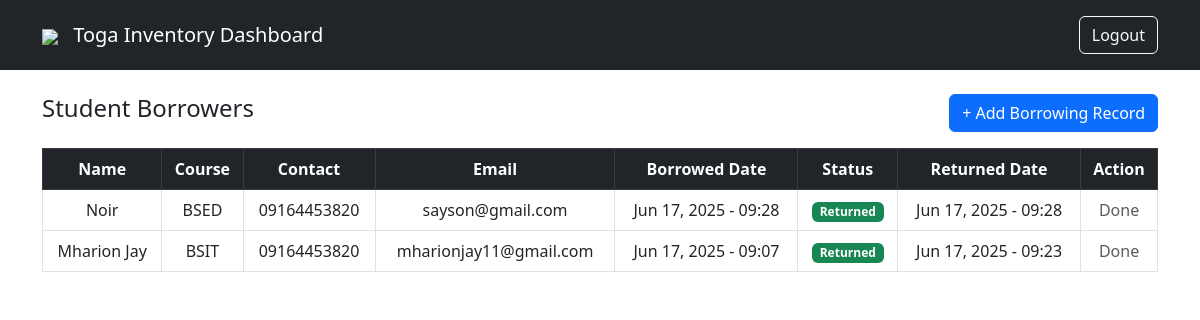
/dashboard/ (signed in), run on the app's committed database.
### system/models.py (models this page shows, shortened)
class Student(models.Model):
    STATUS_CHOICES = [
        ('Borrowed', 'Borrowed'),
        ('Returned', 'Returned'),
    ]
    fullname = models.CharField(max_length=255, default='Unknown')
    email = models.EmailField(default='example@example.com')
    contact_number = models.CharField(max_length=20, default='N/A')
    course = models.CharField(max_length=100, default='Undeclared')
    borrowed_date = models.DateTimeField(auto_now_add=True)
    status = models.CharField(max_length=20, choices=STATUS_CHOICES, default='Borrowed')
    returned_date = models.DateTimeField(null=True, blank=True)

### system/views.py (the view)
# urls.py: path('dashboard/', views.dashboard, name='dashboard'),
def dashboard(request):
    user = request.user
    if user.is_active and user.is_staff:
        students = Student.objects.all().order_by('-borrowed_date')
        return render(request, 'dashboard.html', {'students': students})
    return render(request, 'not_approved.html')

### system/templates/dashboard.html (shortened to what this page needs)
{% load static %}
<!DOCTYPE html>
<html>
<head>
  <link href="https://cdn.jsdelivr.net/npm/bootstrap@5.3.0/dist/css/bootstrap.min.css" rel="stylesheet">
  <link rel="stylesheet" href="{% static 'css/style.css' %}">
</head>
<body class="bg-white">
  <nav class="navbar navbar-light bg-dark text-white p-3">
    <div class="container">
      <span class="navbar-brand mb-0 h1 text-white">
        <img src="{% static 'images/toga-icon.png' %}" class="header-img"> Toga Inventory Dashboard
      </span>
      <a href="{% url 'logout' %}" class="btn btn-outline-light">Logout</a>
    </div>
  </nav>
  <div class="container mt-4">
    <div class="d-flex justify-content-between mb-3">
      <h4>Student Borrowers</h4>
      <a href="{% url 'add_student' %}" class="btn btn-primary">+ Add Borrowing Record</a>
    </div>
    <table class="table table-bordered align-middle text-center">
      <thead class="table-dark">
        <tr>
          <th>Name</th>
          <th>Course</th>
          <th>Contact</th>
          <th>Email</th>
          <th>Borrowed Date</th>
          <th>Status</th>
          <th>Returned Date</th>
          <th>Action</th>
        </tr>
      </thead>
      <tbody>
        {% for s in students %}
          <tr>
            <td>{{ s.fullname }}</td>
            <td>{{ s.course }}</td>
            <td>{{ s.contact_number }}</td>
            <td>{{ s.email }}</td>
            <td>{{ s.borrowed_date|date:"M d, Y - H:i" }}</td>
            <td>
              {% if s.status == 'Returned' %}
                <span class="badge bg-success">Returned</span>
              {% else %}
                <span class="badge bg-warning text-dark">Borrowed</span>
              {% endif %}
            </td>
            <td>
              {% if s.returned_date %}
                {{ s.returned_date|date:"M d, Y - H:i" }}
              {% else %}
                ---
              {% endif %}
            </td>
            <td>
              {% if s.status != 'Returned' %}
              <form method="POST" action="{% url 'mark_as_returned' s.id %}">
                {% csrf_token %}
                <button type="submit" class="btn btn-success btn-sm">Mark Returned</button>
              </form>
              {% else %}
                <span class="text-muted">Done</span>
              {% endif %}
            </td>
          </tr>
        {% empty %}
          <tr>
            <td colspan="8" class="text-center">No records yet</td>
          </tr>
        {% endfor %}
      </tbody>
    </table>
  </div>
</body>
</html>

### system/static/css/style.css (style rules this page uses)
.header-img { width: 60px; margin-right: 10px; }

### data on the page
Student: fullname "Noir", course "BSED", contact_number "09164453820", email "sayson@gmail.com", borrowed_date "Jun 17, 2025 - 09:28", status "Returned", returned_date "Jun 17, 2025 - 09:28"
Student: fullname "Mharion Jay", course "BSIT", contact_number "09164453820", email "mharionjay11@gmail.com", borrowed_date "Jun 17, 2025 - 09:07", status "Returned", returned_date "Jun 17, 2025 - 09:23"
